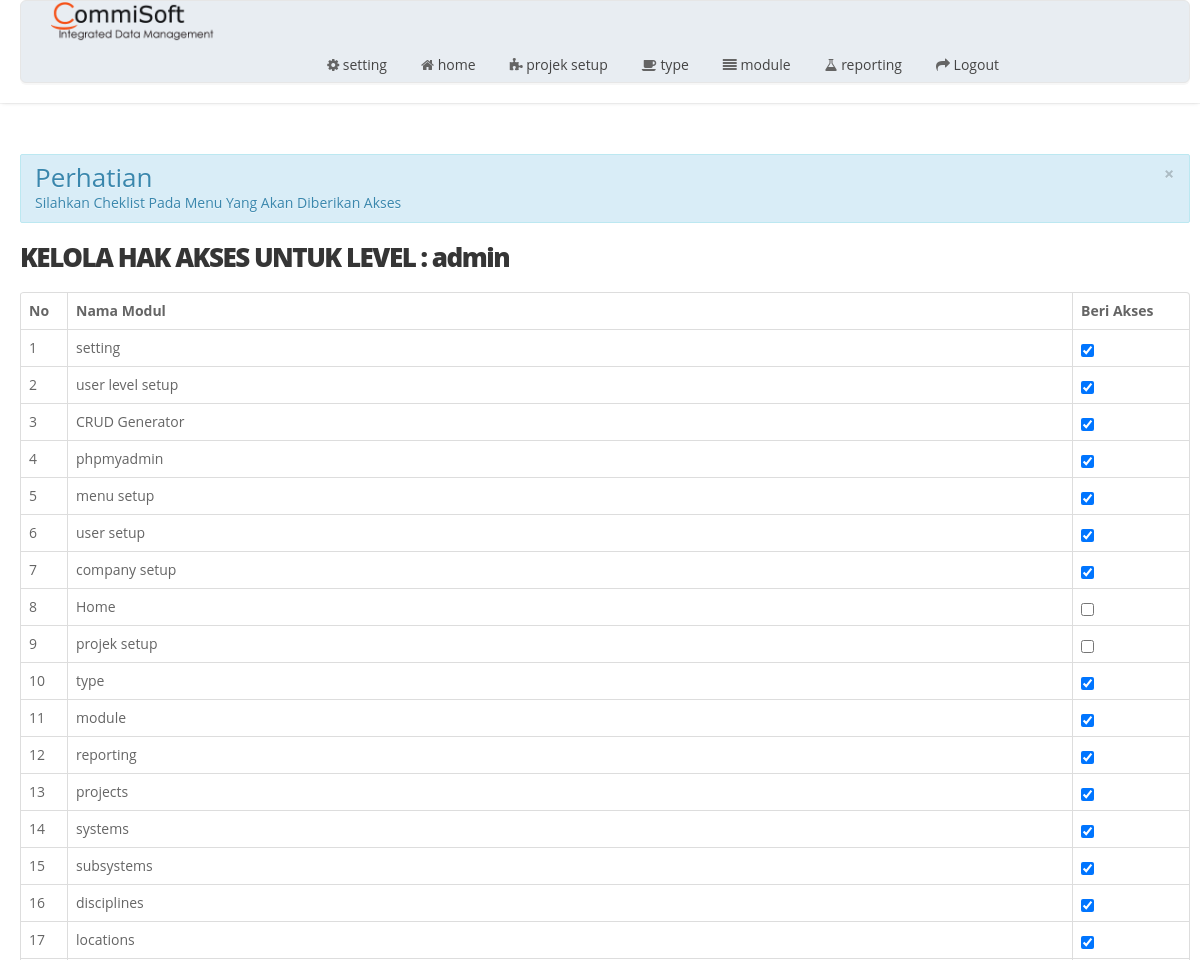
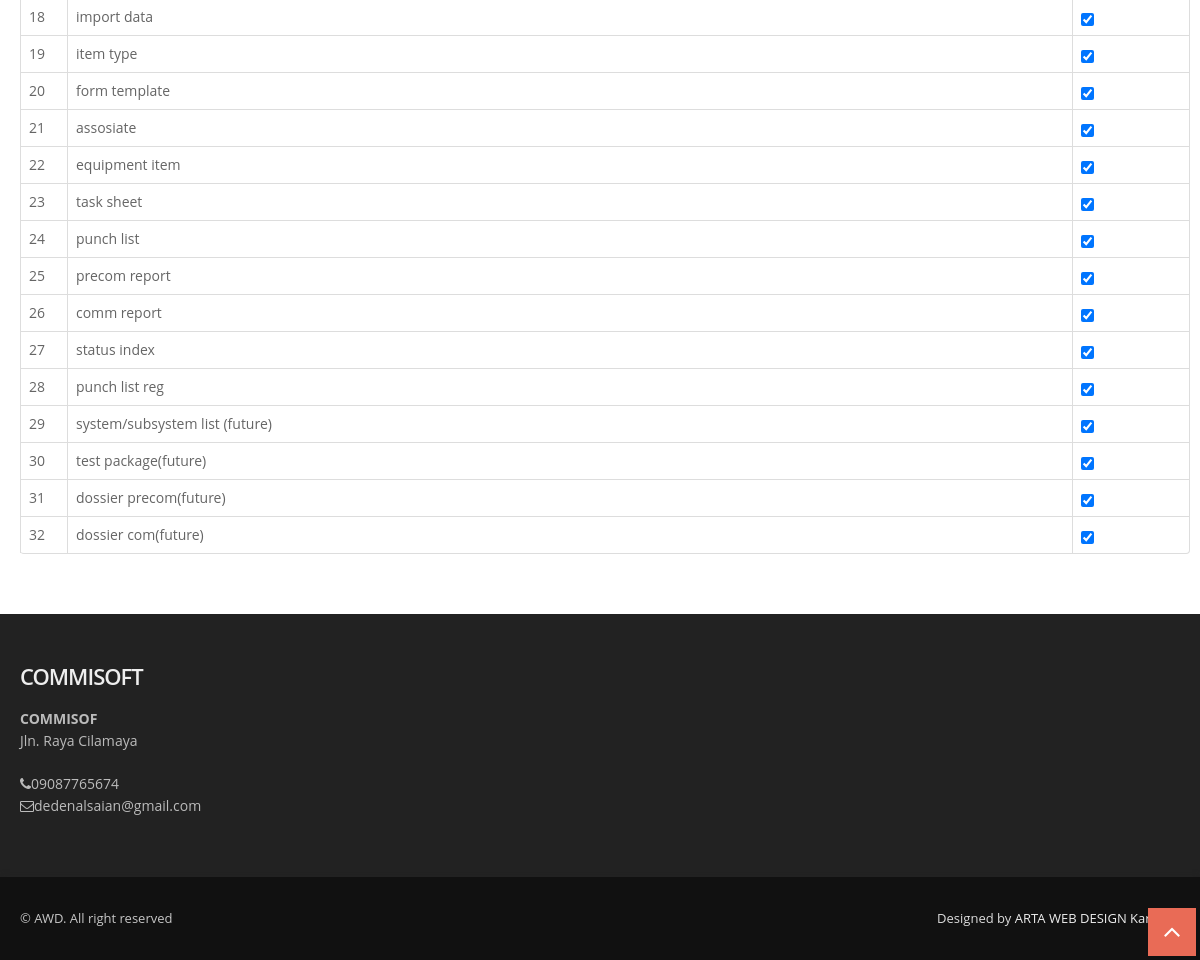
The page /index.php/userlevel/akses/2 on the database its author committed (2 pictures, top to bottom).
### tables this page shows
CREATE TABLE `tbl_menu`  (
  `id_menu` int(11) NOT NULL AUTO_INCREMENT,
  `title` varchar(50) NOT NULL,
  `url` varchar(30) NOT NULL,
  `icon` varchar(30) NOT NULL,
  `is_main_menu` int(11) NOT NULL,
  `is_aktif` enum('y','n') NOT NULL COMMENT 'y=yes,n=no',
  PRIMARY KEY (`id_menu`) USING BTREE
);

CREATE TABLE `tbl_user_level`  (
  `id_user_level` int(11) NOT NULL AUTO_INCREMENT,
  `nama_level` varchar(30) NOT NULL,
  `bagian` varchar(100) NOT NULL,
  PRIMARY KEY (`id_user_level`) USING BTREE
);

CREATE TABLE `tbl_perusahaan`  (
  `id_perusahaan` int(11) NOT NULL AUTO_INCREMENT,
  `kode` varchar(6) NOT NULL,
  `nama_perusahaan` varchar(100) NOT NULL,
  `biodata` text NOT NULL,
  `no_izin` varchar(50) NOT NULL,
  `no_hp` varchar(20) NOT NULL,
  `no_pajak` varchar(25) NOT NULL,
  `alamat` text NOT NULL,
  `email` varchar(250) NOT NULL,
  `password_email` varchar(250) NOT NULL,
  `tgl_berdiri` date NOT NULL,
  `images` text NOT NULL,
  PRIMARY KEY (`id_perusahaan`) USING BTREE
);

### application/libraries/Template.php (called while the page is built)
<?php if ( ! defined('BASEPATH')) exit('No direct script access allowed');
class Template {
		var $template_data = array();
		function set($name, $value)
		{
			$this->template_data[$name] = $value;
		}
		function load($template = '', $view = '' , $view_data = array(), $return = FALSE)
		{
			$this->CI =& get_instance();
			$this->set('contents', $this->CI->load->view($view, $view_data, TRUE));
			return $this->CI->load->view($template, $this->template_data, $return);
		}
}

### application/controllers/Userlevel.php (called while the page is built, shortened)
<?php
class Userlevel extends CI_Controller
{
    function akses(){
        $data['level'] = $this->db->get_where('tbl_user_level',array('id_user_level'=>  $this->uri->segment(3)))->row_array();
        $data['menu'] = $this->db->get('tbl_menu')->result();
        $this->template->load('template','userlevel/akses',$data);
    }
}

### index.php (called while the page is built, shortened)
<?php
require_once BASEPATH.'core/CodeIgniter.php';

### application/views/userlevel/akses.php (the view, shortened to what this page needs)
<section id="content">
      <div class="container">
        <div class="row">
            <div class="span12">
                <?php echo alert('alert-info', 'Perhatian', 'Silahkan Cheklist Pada Menu Yang Akan Diberikan Akses') ?>
                <div class="box box-warning box-solid">
                    <div class="box-header">
                        <h4 class="box-title"><strong>KELOLA HAK AKSES UNTUK LEVEL :  <?php echo $level['nama_level'] ?></strong></h4>
                    </div>
                    <div class="box-body">
                        <div style="padding-bottom: 10px;">
                            <table class="table table-bordered table-striped" id="mytable">
                                <thead>
                                    <tr>
                                        <th width="30px">No</th>
                                        <th>Nama Modul</th>
                                        <th width="100px">Beri Akses</th>
                                    </tr>
                                    <?php
                                    $no = 1;
                                    foreach ($menu as $m) {
                                        echo "<tr>
                        <td>$no</td>
                        <td>$m->title</td>
                        <td align='center'><input class='form-control' type='checkbox' ".  checked_akses($this->uri->segment(3), $m->id_menu)." onClick='kasi_akses($m->id_menu)'></td>
                        </tr>";
                                        $no++;
                                    }
                                    ?>
                                </thead>
                            </table>
                        </div>
                    </div>
                </div>
            </div>
    </section>
</div>

### application/views/template.php (shortened to what this page needs)
<?php $perus = $this->db->get_where('tbl_perusahaan','id_perusahaan=1')->row();?>
<!DOCTYPE html>
<html lang="en">
<head>
  <link href="<?=base_url('') ?>assets/css/bootstrap.css" rel="stylesheet" />
  <link href="<?=base_url('') ?>assets/css/bootstrap-responsive.css" rel="stylesheet" />
  <link href="<?=base_url('') ?>assets/css/flexslider.css" rel="stylesheet" />
  <link href="<?=base_url('') ?>assets/css/prettyPhoto.css" rel="stylesheet" />
  <link href="<?=base_url('') ?>assets/css/camera.css" rel="stylesheet" />
  <link href="<?=base_url('') ?>assets/css/jquery.bxslider.css" rel="stylesheet" />
  <link href="<?=base_url('') ?>assets/css/style.css" rel="stylesheet" />
  <link href="<?=base_url('') ?>assets/color/default.css" rel="stylesheet" />
</head>
<body>
  <div id="wrapper">
    <header>
      <div class="container">
        <div class="row nomargin pricing-box-wrap animated-fast flyIn">
          <div class="span2">
            <div class="logo">
              <a href="<?=base_url('') ?>"><img src="<?=base_url('assets/') ?>img/logo.png" alt="ARTA WEB DESIGN KARAWANG"/></a>
            </div>
          </div>
          <div class="span10">
            <div class="navbar navbar-static-top">
              <div class="navigation">
                <nav>
                  <ul class="nav topnav">
                      <?php
        $setting = $this->db->get_where('tbl_setting',array('id_setting'=>1))->row_array();
        if($setting['value']=='ya'){
            $id_user_level = $this->session->userdata('id_user_level');
            $sql_menu = "SELECT *
            FROM tbl_menu
            WHERE id_menu in(select id_menu from tbl_hak_akses where id_user_level=$id_user_level) and is_main_menu=0 and is_aktif='y' order by id_menu asc";
        }else{
            $sql_menu = "select * from tbl_menu where is_aktif='y' and is_main_menu=0 order by id_menu asc";
        }
        $main_menu = $this->db->query($sql_menu)->result();
        foreach ($main_menu as $menu){
            $this->db->where('is_main_menu',$menu->id_menu);
            $this->db->where('is_aktif','y');
            $this->db->order_by('id_menu', 'asc');
            $submenu = $this->db->get('tbl_menu');
            if($submenu->num_rows()>0){
                echo "<li class='dropdown'>
                        <a href='#'>
                            <i class='$menu->icon'></i> <span>".strtolower($menu->title)."</span>
                            <span class='pull-right-container'>
                                <i class='fa fa-angle-left pull-right'></i>
                            </span>
                        </a>
                        <ul class='dropdown-menu' >";
                        echo" </ul>
                    </li>";
            }else{
                echo "<li>";
                echo anchor($menu->url,"<i class='".$menu->icon."'></i> ".strtolower($menu->title));
                echo "</li>";
            }
        }
        ?>
                  <li><?php echo anchor('auth/logout',"<i class='icon-share-alt'></i> Logout");?></li>
                  </ul>
                </nav>
              </div>
            </div>
          </div>
        </div>
      </div>
    </header>
      <?=$contents ?>
    <footer>
      <div class="container">
        <div class="row">
          <div class="span12">
            <div class="widget">
              <h5 class="widgetheading">COMMISOFT</h5>
              			<address>
							<strong><?=$perus->nama_perusahaan;?></strong><br>
							<?=$perus->alamat;?> <br>
						</address>
              <p>
                <i class="icon-phone"></i><?=$perus->no_hp;?><br>
                <i class="icon-envelope-alt"></i><?=$perus->email;?>
              </p>
            </div>
          </div>
        </div>
      </div>
      <div id="sub-footer">
        <div class="container">
          <div class="row">
            <div class="span6">
              <div class="copyright">
                <p><span>&copy; AWD. All right reserved</span></p>
              </div>
            </div>
            <div class="span6">
              <div class="credits">
                Designed by <a href="<?=base_url('') ?>">ARTA WEB DESIGN Karawang</a>
              </div>
            </div>
          </div>
        </div>
      </div>
    </footer>
  <a href="#" class="scrollup"><i class="icon-angle-up icon-square icon-bglight icon-2x active"></i></a>
</body>
</html>

### assets/css/style.css (style rules this page uses)
body { font-family: 'Open Sans', sans-serif; font-size: 14px; font-weight: 400; line-height: 1.6em; color: #656565; }
a { color: #4b5056; }
.bold { font-weight: 900; }
.container { padding: 0 20px 0 20px; position: relative; }
#wrapper { width: 100%; margin: 0; padding: 0; }
.row { margin-bottom: 30px; }
.row.nomargin { margin-bottom: 0; }
header { background: #fff; margin: 0; padding: 0 0 20px; position: relative; z-index: 2000; -webkit-box-shadow: 0 2px 4px -2px #ddd; -moz-box-shadow: 0 2px 4px -2px #ddd; box-shadow: 0 2px 4px -2px #ddd; }
header .logo { float: left; }
header .logo img { margin-bottom: 5px; }
header .navigation { float: right; }
header ul.nav li { border: none; margin: 0; }
header ul.nav li a { border: none; font-weight: 400; }
.navbar .nav>li>a { font-size: 14px; color: #444; text-shadow: none; }
header ul.nav li a i { color: #656565; }
ul.nav li.dropdown a { z-index: 1000; display: block; }
#content { position: relative; background: #fff; border-top: 1px solid #f2f2f2; padding: 50px 0 0 0; }
.box { width: 100%; }
footer { padding: 50px 0 0 0; color: #bbb; background: #222; }
footer a { color: #eee; text-decoration: none; }
footer h1, footer h2, footer h3, footer h4, footer h5, footer h6 { color: #eee; }
footer address { line-height: 1.6em; }
footer h5.widgetheading { text-transform: none; font-weight: 600; letter-spacing: -1px; margin-bottom: 20px; }
footer .widget i { color: #bbb; }
#sub-footer { background: #111; text-shadow: none; color: #ddd; padding: 0; padding-top: 30px; margin: 20px 0 0 0; -webkit-box-shadow: 0 -4px 4px -2px #222; -moz-box-shadow: 0 -4px 4px -2px #222; box-shadow: 0 -4px 4px -2px #222; }
#sub-footer p { margin: 0; padding: 0; }
#sub-footer span { color: #c7c7c7; }
.copyright p { text-align: left; font-size: 13px; }
.credits { text-align: right; font-size: 13px; }
.scrollup { position: fixed; width: 32px; height: 32px; bottom: 20px; right: 20px; }
a.scrollup { outline: 0; text-decoration: none; }
a i.icon-bglight, a i.icon-bgdark, a i.icon-bgprimary, a i.icon-bgwarning, a i.icon-bgsuccess, a i.icon-bginverse, a i.icon-bgdanger { display: inline-block; }
[class^="icon-"], [class*=" icon-"] { color: #404040; }

### assets/color/default.css (style rules this page uses)
[class^="icon-"].active { color:#e96b56; }
i.icon-bglight.active { background: #e96b56; }

### assets/css/overwrite.css (style rules this page uses)
h1, h2, h3, h4, h5, h6 { font-family:'Open Sans', sans-serif; color:#353535; font-weight:400; line-height:1.1em; margin-top:0; }
h4 { font-size:26px; margin-bottom:20px; }
h5 { font-size:22px; margin-bottom:20px; }
h1 strong,h2 strong,h3 strong,h4 strong,h5 strong,h6 strong { font-weight:800; letter-spacing:-1.5px; }
.widget h4,.widget h5 { font-weight:300; margin-bottom:20px; }
.table-bordered thead:first-child tr:first-child > th:first-child, .table-bordered tbody:first-child tr:first-child > td:first-child { -webkit-border-top-left-radius: 2px; border-top-left-radius: 2px; -moz-border-radius-topleft: 2px; }
.table-bordered thead:first-child tr:first-child > th:last-child, .table-bordered tbody:first-child tr:first-child > td:last-child { -webkit-border-top-right-radius: 2px; border-top-right-radius: 2px; -moz-border-radius-topright: 2px; }
ul, ol { padding: 0; margin: 0 0 10px 25px; }
li { line-height: 1.6em; }
.navbar .nav { border-right:none; border-left:none; }
.navbar .nav > li > a { float: none; font-size:13px; margin-left:10px; margin-right:0; text-decoration: none; text-shadow: none; border-right:none; border-left:none; color: #fff; border:2px solid transparent; padding:4px 10px 4px 10px; background-image: none; background: none; }

### assets/css/shortcodes.css (style rules this page uses)
.pricing-box-wrap { border: 1px solid #e6e6e6; background:#e8edf2; position:relative; margin:0 0 20px 0; padding:0; -webkit-box-shadow: 0 2px 0 rgba(0,0,0,0.03); -moz-box-shadow: 0 2px 0 rgba(0,0,0,0.03); box-shadow: 0 2px 0 rgba(0,0,0,0.03); border-radius: 6px; -moz-border-radius: 6px; -webkit-border-radius: 6px; }
i.icon-bglight { color: #444; background: #f7f7f7; }
i.icon-bglight.active { color: #fff; }
.icon-square { display: inline-block; text-align: center; color: #444; background: #f5f5f5; width: 24px !important; height: 24px !important; line-height: 24px !important; }
.icon-square.icon-2x { width: 48px !important; height: 48px !important; line-height: 48px !important; }

### rows shown on the page
tbl_menu: title "setting"
tbl_menu: url+icon+title "home", title "Home"
tbl_menu: title "projek setup"
tbl_menu: title "type"
tbl_menu: title "module"
tbl_menu: title "reporting"
tbl_user_level: nama_level "admin"
tbl_menu: title "user level setup"
tbl_menu: title "CRUD Generator"
tbl_menu: title "phpmyadmin"
tbl_menu: title "menu setup"
tbl_menu: title "user setup"
tbl_menu: title "company setup"
tbl_menu: title "projects"
tbl_menu: title "systems"
tbl_menu: title "subsystems"
tbl_menu: title "disciplines"
tbl_menu: title "locations"
tbl_menu: title "import data"
tbl_menu: title "item type"
tbl_menu: title "form template"
tbl_menu: title "assosiate"
tbl_menu: title "equipment item"
tbl_menu: title "task sheet"
tbl_menu: title "punch list"
tbl_menu: title "precom report"
tbl_menu: title "comm report"
tbl_menu: title "status index"
tbl_menu: title "punch list reg"
tbl_menu: title "system/subsystem list (future)"
tbl_menu: title "test package(future)"
tbl_menu: title "dossier precom(future)"
tbl_menu: title "dossier com(future)"
tbl_perusahaan: nama_perusahaan "COMMISOF", alamat "Jln. Raya Cilamaya", no_hp "09087765674", email "dedenalsaian@gmail.com"

### other values the page prints
anchor('auth/logout',"<i class='icon-share-alt'></i> Logout") "Logout"
$title "Perhatian"
$description "Silahkan Cheklist Pada Menu Yang Akan Diberikan Akses"
